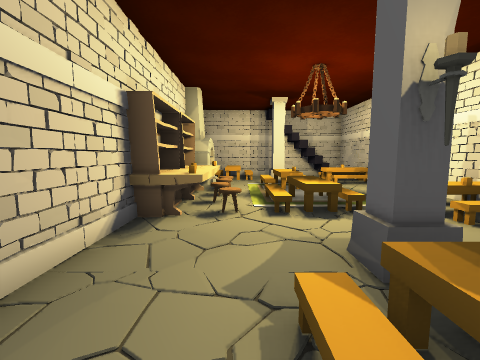
View 1 (above)

12 first-person views from a walk through a scene from a Unity 3-D project. The camera is 1.2 m above the floor, tilts 6° down and sees 90° across. The floor is counted in squares, 1 m on a side. Each view is taken from the middle of a square. On the plan, view 1 faces up. The plan holds only what a view shows up to about 12 squares ahead; the rest is blank. The place goes on beyond the plan. Some animated figures are not drawn.

View 2
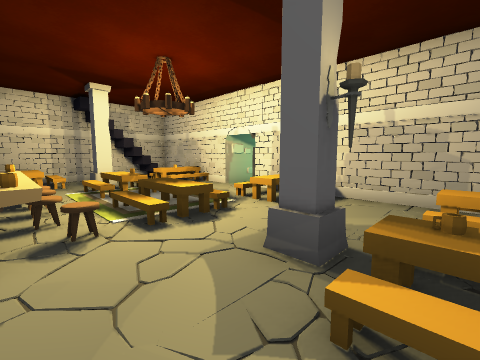

View 3
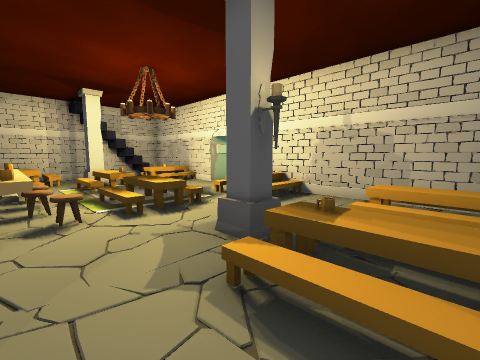

View 4
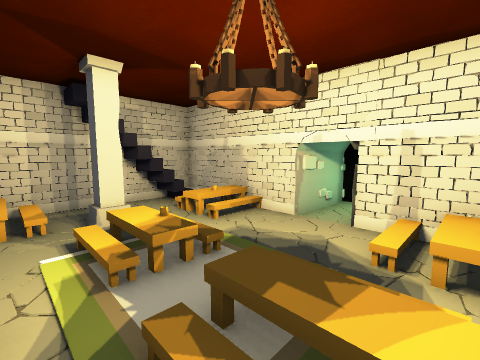

View 5
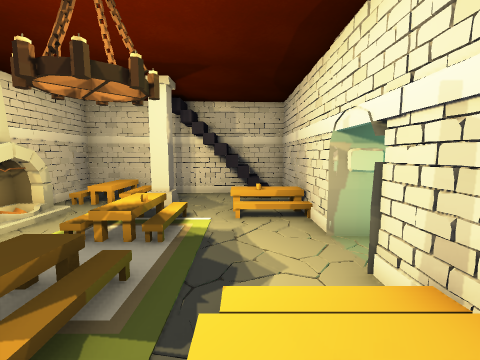

View 6
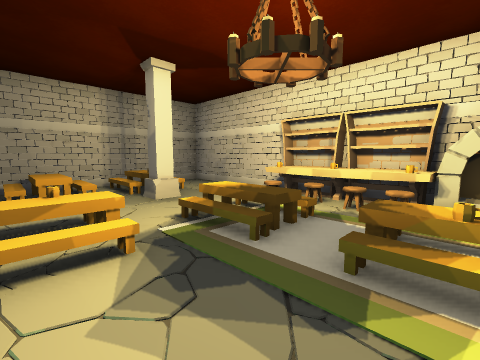

View 7
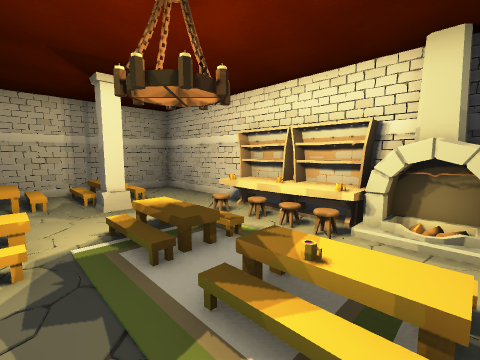

View 8
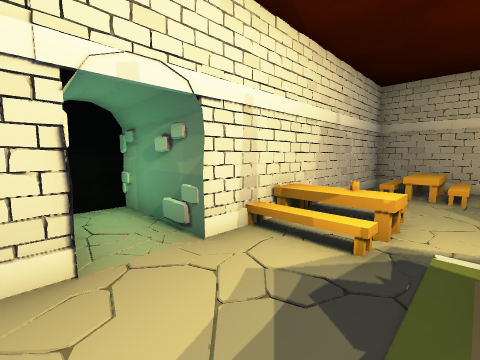

View 9
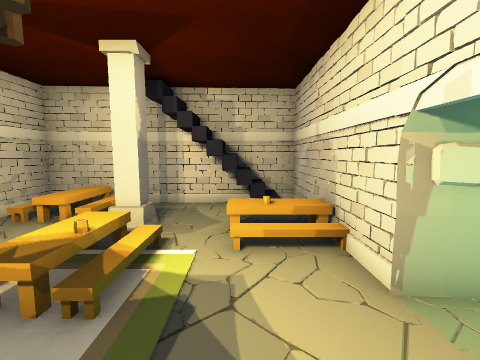

View 10
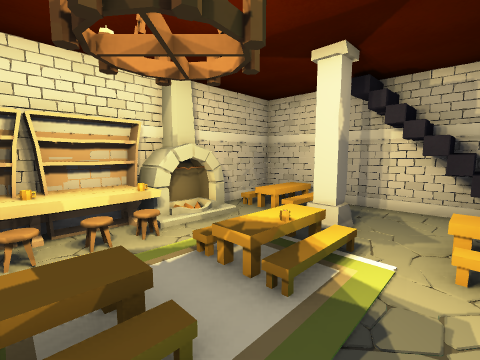

View 11
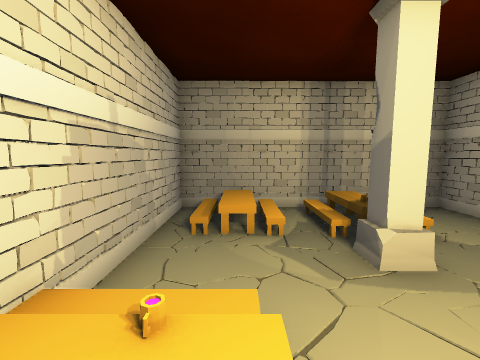

View 12
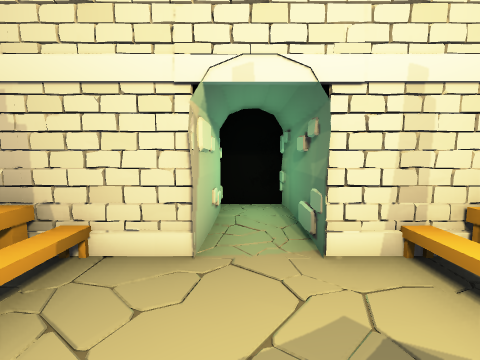

### Floor plan
Key: @ floor where view 1 was taken; # wall or solid block; x gap in a wall; . floor; / step, stairs or slope; T table; C column; F fireplace; U cup; S shelf; A carpet; O other object.
Columns run from 2 left of view 1 to 9 right of it. Each row starts with its distance up from view 1.
 14 #########
 13 #TT..#OO#
 12 #TT.....#
 11 #TT.C.TO#
 10 #F.OT.//#
  9 #F. U...####
  8 #// T......#
  7 S// T...####
  6 #/.AT.//#
  5 TS/TT.UT#
  4 #.....//#
  3 #...C...#
  2 #...x...#
  1 #..///T.#
  0 #.@///T.#
 -1 #########

Where each view was taken, in squares from view 1:
view 1: 0 up, 0 right, facing up
view 2: 1 up, 1 left, facing up-right
view 3: 0 up, 1 left, facing up-right
view 4: 5 up, 0 right, facing up-right
view 5: 4 up, 4 right, facing up
view 6: 9 up, 5 right, facing down-left
view 7: 10 up, 4 right, facing down-left
view 8: 9 up, 3 right, facing down-right
view 9: 6 up, 4 right, facing up
view 10: 6 up, 4 right, facing up-left
view 11: 6 up, 4 right, facing down
view 12: 8 up, 3 right, facing right
